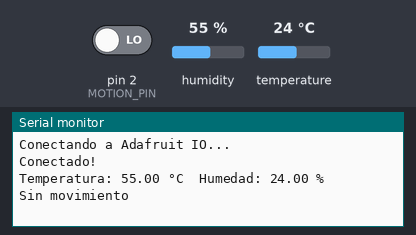
Bench run of a sketch on a simulated Arduino Uno, built with avr-gcc and run on an emulated ATmega328P. On the bench: the last lines printed to the serial monitor. The test bench sets the inputs (shaded band); at power-on: pin 2 (MOTION_PIN) LOW, humidity 55 %, temperature 24 °C.

Above: at 2.7 s.
2.8 s: pin 2 (MOTION_PIN) driven HIGH
At 8.4 s:
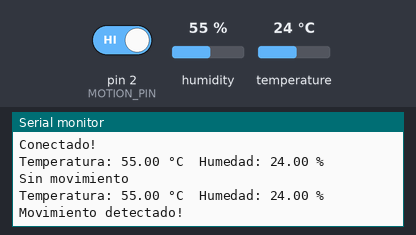
13.4 s: humidity set to 22 %
At 18.5 s:
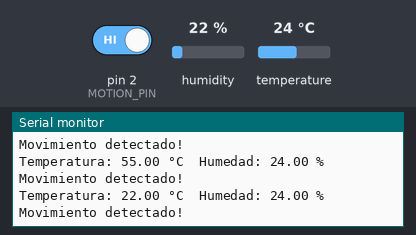
19.2 s: temperature set to 12 °C
At 23.0 s:
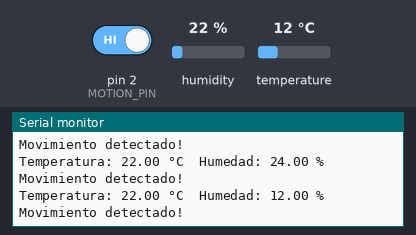
25.0 s: humidity set to 40 %
At 28.7 s:
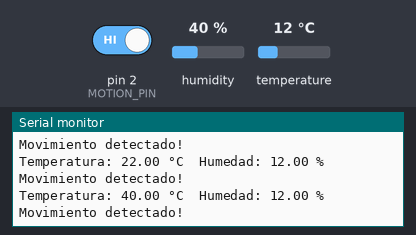
Timing chart, 0 to 30.2 s (numbered marks = the images above; inputs shaded):
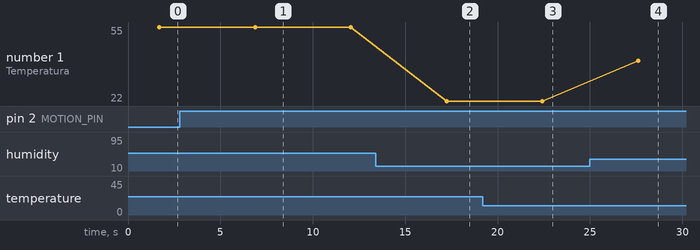

Measured:
- after the input at 2.8 s, the serial monitor: prints a new line after 4.1 s (image 1)
- after the input at 13.4 s, the serial monitor: prints a new line after 3.8 s (image 2)
- after the input at 19.2 s, the serial monitor: prints a new line after 3.2 s (image 3)
- after the input at 25.0 s, the serial monitor: prints a new line after 2.6 s (image 4)
- plotted number 1: 55 → 22 after the input at 13.4 s, 22 → 40 after the input at 25.0 s

The sketch:

adafruit.ino
```cpp
#include <Wire.h>
#include <Adafruit_AHTX0.h>
#include <AdafruitIO_WiFi.h>

#define IO_USERNAME "username"
#define IO_KEY "key_username"
#define WIFI_SSID "nombre_red"
#define WIFI_PASS "contrasena_red"

AdafruitIO_WiFi io(IO_USERNAME, IO_KEY, WIFI_SSID, WIFI_PASS);

AdafruitIO_Feed *temperatureFeed = io.feed("temperature");
AdafruitIO_Feed *humidityFeed = io.feed("humidity");
AdafruitIO_Feed *motionFeed = io.feed("motion");

#define MOTION_PIN 2 // Pin digital conectado al sensor de movimiento PIR

Adafruit_AHTX0 aht;

void setup() {
  Serial.begin(115200);
  delay(10);

  Wire.begin();

  if (!aht.begin()) {
    Serial.println("Error al iniciar el sensor de temperatura y humedad!");
    while (1);
  }

  pinMode(MOTION_PIN, INPUT);

  Serial.println("Conectando a Adafruit IO...");
  io.connect();

  while (io.status() < AIO_CONNECTED) {
    Serial.print(".");
    delay(500);
  }
  Serial.println("Conectado!");
}

void loop() {
  io.run();

  // Lectura de temperatura y humedad
  sensors_event_t temp_event, humidity_event;
  aht.getEvent(&temp_event, &humidity_event);
  if (isnan(temp_event.temperature) || isnan(humidity_event.relative_humidity)) {
    Serial.println("Error al leer el sensor!");
  } else {
    float temperature = temp_event.temperature;
    float humidity = humidity_event.relative_humidity;
    Serial.print("Temperatura: ");
    Serial.print(temperature);
    Serial.print(" °C\tHumedad: ");
    Serial.print(humidity);
    Serial.println(" %");

    // Enviar datos al feed de temperatura y humedad
    temperatureFeed->save(temperature);
    humidityFeed->save(humidity);
  }

  // Lectura del sensor de movimiento
  int motionDetected = digitalRead(MOTION_PIN);
  if (motionDetected == HIGH) {
    Serial.println("Movimiento detectado!");
    // Enviar datos al feed de movimiento
    motionFeed->save("Movimiento detectado!");
  } else {
    Serial.println("Sin movimiento");
    // Enviar datos al feed de movimiento
    motionFeed->save("Sin movimiento");
  }

  delay(5000); // Espera 5 segundos antes de volver a leer los sensores
}
```
